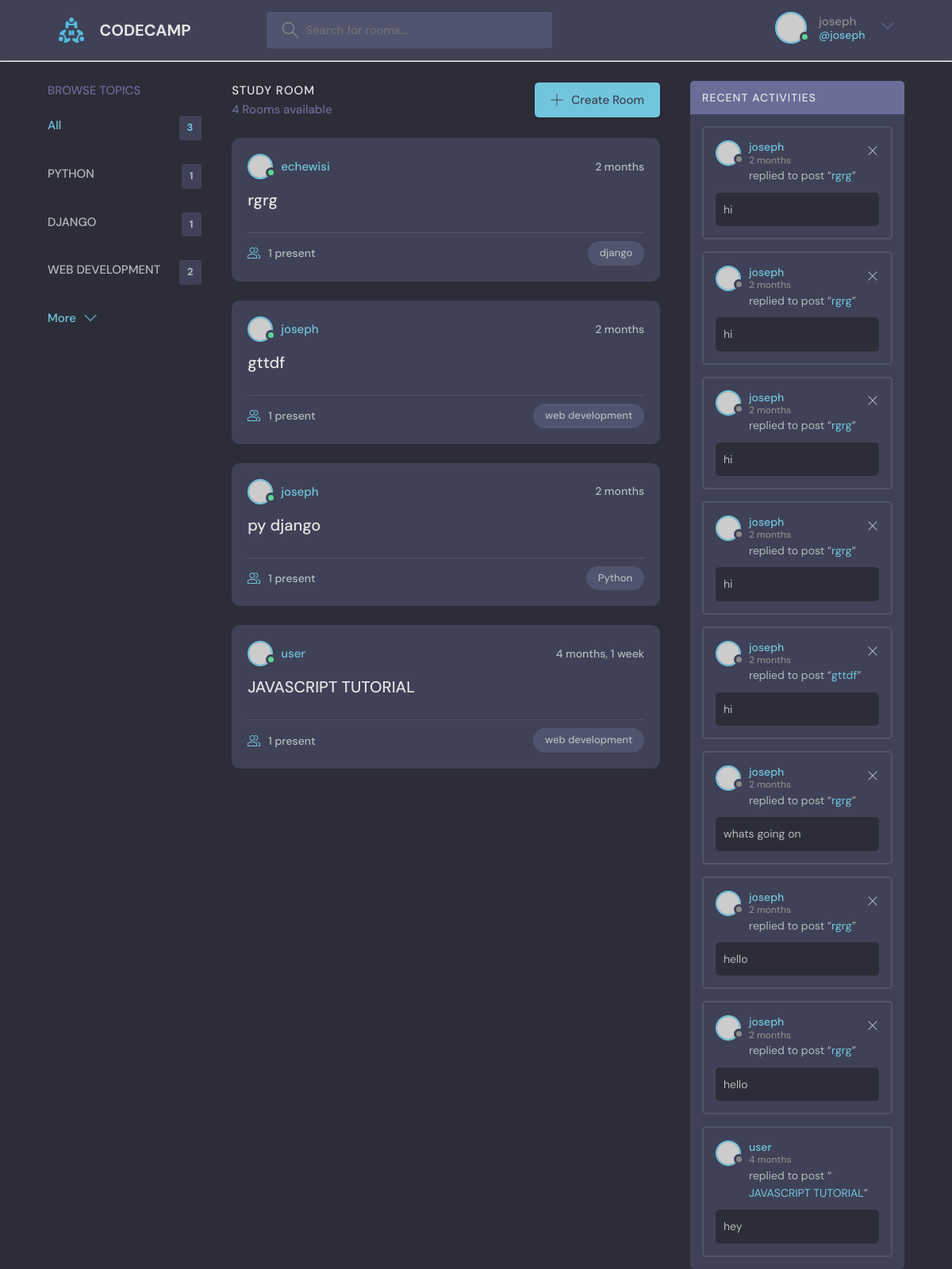
Screenshot of / (signed in) with the database file from the repository.
### base/models.py (models this page shows, shortened)
class Topic(models.Model):
    name=models.CharField(max_length=200)

class Room(models.Model):
    host=models.ForeignKey(User, on_delete= models.SET_NULL, null=True)
    topic= models.ForeignKey(Topic, on_delete= models.SET_NULL, null=True)
    name= models.CharField(max_length=200)
    description= models.TextField(null=True, blank= True)
    participants= models.ManyToManyField(User, related_name='participants', blank=True)
    updated= models.DateTimeField(auto_now= True)
    created= models.DateTimeField( auto_now_add= True)
    class Meta:
        ordering= ['-updated', '-created']

class Message(models.Model):
    user= models.ForeignKey(User, on_delete=models.CASCADE )
    room= models.ForeignKey(Room, on_delete=models.CASCADE )
    body= models.TextField()
    updated= models.DateTimeField(auto_now= True)
    created= models.DateTimeField( auto_now_add= True)
    class Meta:
        ordering= ['-updated', '-created']

### base/views.py (the view)
# urls.py: path('', views.home, name='home'),
def home(request):
    q = request.GET.get('q') if request.GET.get('q') != None else ''
    rooms = Room.objects.filter(
        Q(topic__name__icontains=q) |
        Q(name__icontains=q) |
        Q(description__icontains=q)
    )
    topics = Topic.objects.all()
    room_count = rooms.count()
    room_messages = Message.objects.filter(Q(room__topic__name__icontains=q))
    context = {
        "rooms": rooms,
        "topics": topics,
        'room_count': room_count,
        'room_messages': room_messages,
    }
    return render(request, 'base/home.html', context)

### base/templates/base/home.html (shortened to what this page needs)
{%extends 'main.html'%} {%block content%}
<main class="layout layout--3">
  <div class="container">
    {%include 'base/topic_component.html'%}
    <div class="roomList">
      <div class="roomList__header">
        <div>
          <h2>Study Room</h2>
          <p>{{room_count}} Rooms available</p>
        </div>
        <a class="btn btn--main" href="{%url 'create-room'%}">
          <svg
            version="1.1"
            xmlns="http://www.w3.org/2000/svg"
            width="32"
            height="32"
            viewBox="0 0 32 32"
          >
            <title>add</title>
            <path
              d="M16.943 0.943h-1.885v14.115h-14.115v1.885h14.115v14.115h1.885v-14.115h14.115v-1.885h-14.115v-14.115z"
            ></path>
          </svg>
          Create Room
        </a>
      </div>
      {%include 'base/feed_component.html'%}
    </div>
    {%include 'base/activity_component.html'%}
  </div>
</main>
{%endblock%}

### templates/navbar.html (shortened to what this page needs)
{% load static%}
<header class="header header--loggedIn">
    <div class="container">
        <a href="{%url 'home'%}" class="header__logo">
            <img src="{% static 'images/favicon.ico'%}" />
            <h1>CODECAMP</h1>
        </a>
        <form class="header__search" form="GET" action="{%url 'home'%}">
            <label>
                <input name="q" placeholder="Search for rooms..." />
            </label>
        </form>
        <nav class="header__menu">
            {%if request.user.is_authenticated %}
            <div class="header__user">
                <a href="{% url 'profile' user.id %}">
                    <div class="avatar avatar--medium active">
                        <img src="https://randomuser.me/api/portraits/men/37.jpg" />
                    </div>
                    <p>{{request.user}} <span>@{{request.user.username}}</span></p>
                </a>
                <button class="dropdown-button">
                    <svg version="1.1" xmlns="http://www.w3.org/2000/svg" width="32" height="32" viewBox="0 0 32 32">
                        <title>chevron-down</title>
                        <path d="M16 21l-13-13h-3l16 16 16-16h-3l-13 13z"></path>
                    </svg>
                </button>
            </div>
            {%else%}
            <a href="{% url 'login' %}">
                <img src="{% static 'images/avatar.svg' %}" / <p>Login</p>
            </a>
            {%endif%}
        </nav>
    </div>
</header>
<hr />

### base/templates/base/topic_component.html
<div class="topics">
    <div class="topics__header">
        <h2>Browse Topics</h2>
    </div>
    <ul class="topics__list">
        <li>
            <a href="{% url 'home' %}" class="active">All <span>{{topics.count}}</span></a>
        </li>
        {%for topic in topics%}
        <li>
            <a href="{% url 'home' %}?q={{topic.name}}">{{topic.name|upper}} <span>{{topic.room_set.all.count}}</span></a>
        </li>
        {%endfor%}
    </ul>
    <a class="btn btn--link" href="topics.html">
        More
        <svg version="1.1" xmlns="http://www.w3.org/2000/svg" width="32" height="32" viewBox="0 0 32 32">
            <title>chevron-down</title>
            <path d="M16 21l-13-13h-3l16 16 16-16h-3l-13 13z"></path>
        </svg>
    </a>
</div>

### base/templates/base/feed_component.html (shortened to what this page needs)
{%for room in rooms %}
<div class="roomListRoom">
    <div class="roomListRoom__header">
        <a href="{% url 'profile' room.host.id %}" class="roomListRoom__author">
            <div class="avatar avatar--small active">
                <img src="https://randomuser.me/api/portraits/men/11.jpg" />
            </div>
            <span>{{room.host.username}}</span>
        </a>
        <div class="roomListRoom__actions">
            <span>{{room.created|timesince}}</span>
        </div>
    </div>
    <div class="roomListRoom__content">
        <a href="{% url 'room' room.id %}">{{room.name}}</a>
    </div>
    <div class="roomListRoom__meta">
        <a href="{% url 'room' room.id %}"  class="roomListRoom__joined">
            {{room.participants.all.count}} present
        </a>
        <p class="roomListRoom__topic">{{room.topic.name}}</p>
    </div>
</div>
{%endfor%}

### base/templates/base/activity_component.html
<div class="activities">
    <div class="activities__header">
        <h2>Recent Activities</h2>
    </div>
{%for room_message in room_messages%}
    <div class="activities__box">
        <div class="activities__boxHeader roomListRoom__header">
            <a  href="{% url 'profile' room_message.user.id %}" class="roomListRoom__author">
                <div class="avatar avatar--small">
                    <img src="https://randomuser.me/api/portraits/women/11.jpg" />
                </div>
                <p>
                    {{room_message.user}}
                    <span>{{room_message.created|timesince}}</span>
                </p>
            </a>
            {%if request.user == room_message.user%}
            <div class="roomListRoom__actions">
                <a href="{% url 'delete-message' room_message.id %}">
                    <svg version="1.1" xmlns="http://www.w3.org/2000/svg" width="32" height="32" viewBox="0 0 32 32">
                        <title>remove</title>
                        <path
                            d="M27.314 6.019l-1.333-1.333-9.98 9.981-9.981-9.981-1.333 1.333 9.981 9.981-9.981 9.98 1.333 1.333 9.981-9.98 9.98 9.98 1.333-1.333-9.98-9.98 9.98-9.981z">
                        </path>
                    </svg>
                </a>
            </div>
            {%endif%}
        </div>
        <div class="activities__boxContent">
            <p>replied to post “<a href="{% url 'room' room_message.room.id %}"> {{room_message.room.name}}</a>”</p>
            <div class="activities__boxRoomContent">
                {{room_message.body}}
            </div>
        </div>
    </div>
{%endfor%}
</div>

### rows the page displays
Topic: name "PYTHON", room_set.all.count "1"
Topic: name "DJANGO", room_set.all.count "1"
Topic: name "WEB DEVELOPMENT", room_set.all.count "2"
Room: host.username "echewisi", created "2 months", name "rgrg", participants.all.count "1", topic.name "django"
Room: host.username "joseph", created "2 months", name "gttdf", participants.all.count "1", topic.name "web development"
Room: host.username "joseph", created "2 months", name "py django", participants.all.count "1", topic.name "Python"
Room: host.username "user", created "4 months, 1 week", name "JAVASCRIPT TUTORIAL", participants.all.count "1", topic.name "web development"
Message: user "joseph", created "2 months", room.name "rgrg", body "hi"
Message: user "joseph", created "2 months", room.name "rgrg", body "hi"
Message: user "joseph", created "2 months", room.name "rgrg", body "hi"
Message: user "joseph", created "2 months", room.name "rgrg", body "hi"
Message: user "joseph", created "2 months", room.name "gttdf", body "hi"
Message: user "joseph", created "2 months", room.name "rgrg", body "whats going on"
Message: user "joseph", created "2 months", room.name "rgrg", body "hello"
Message: user "joseph", created "2 months", room.name "rgrg", body "hello"
Message: user "user", created "4 months", room.name "JAVASCRIPT TUTORIAL", body "hey"

### other values shown
{{ request.user }} "joseph"
{{ request.user.username }} "joseph"
{{ topics.count }} "3"
{{ room_count }} "4"
